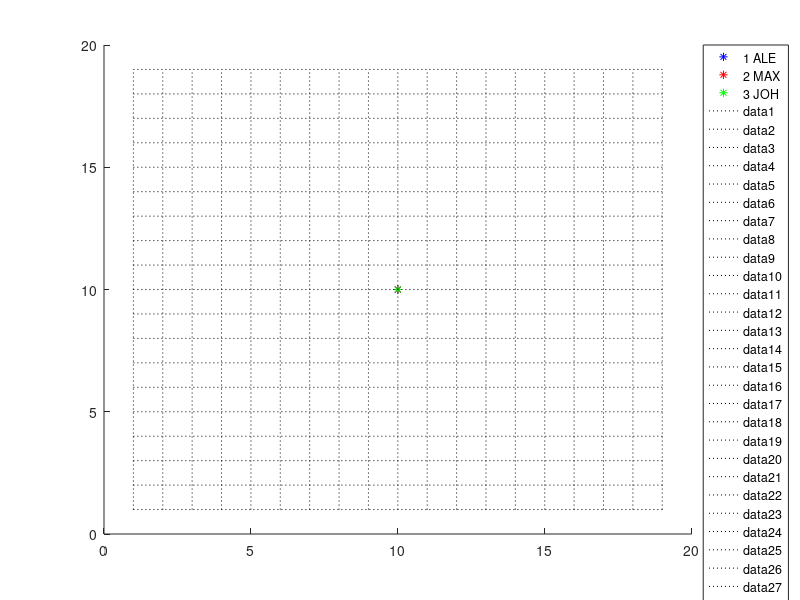

MATLAB code for this plot: (Note: this script raises an error after producing the figure.)
%clear board, cols, doDisplay, gameOver, j, k1, k2, moveFun, n, p, p2players, playerFun, players
clear all
close all
clc

doDisplay = 1;

players   = {'ALE','MAX','JOH'};
% playerFun = {@aleFun,@maxFun,@johFun}; % when we have all functions
playerFun = {@maxFun,@maxFun2,@johFun}; % for now all players use johFun

% randomize playing order
p2players = randperm(3);
% e.g., if p2players = [3 1 2], then 1=joh, 2=ale, 3=max in the loop below.

if doDisplay
    cols = {'b','r','g'};
    figure, hold on
    for j = 1:3, plot(10,10,['*' cols{j}]); end
    legend(strcat({'1 ','2 ','3 '},players(p2players)),'location','bestoutside');
    for j = 1:19, plot([1,19],[j,j],'k:'); end
    for j = 1:19, plot([j,j],[1,19],'k:'); end
end

board = zeros(19,19);
n = 0;
gameOver = false;
while ~gameOver && n < numel(board)
    for p = 1:3
        % new turn
        n = n + 1;
        
        % choose the right move function
        moveFun = playerFun{p2players(p)};
        
        % get the move (note that the output is linear index in 
        [k1 k2] = moveFun(board,p);
        
        % check that the move was legal
        assert(board(k1,k2) == 0);
        
        % update the board state
        board(k1,k2) = p;       
        
        % check to see if game over
        gameOver = isGameOver(board);
        
        % plot the board state
        if doDisplay
            plot(k1,k2,['o' cols{p}],'LineWidth',3)
            plot(k1,k2,['*' cols{p}],'LineWidth',3)
            if gameOver, title(sprintf('Player %d (%s) won!\n',p,players{p2players(p)})); end
            pause(0.5);
        end
    
        if gameOver, fprintf('Player %d won!\n',p); break; end
    end
end
